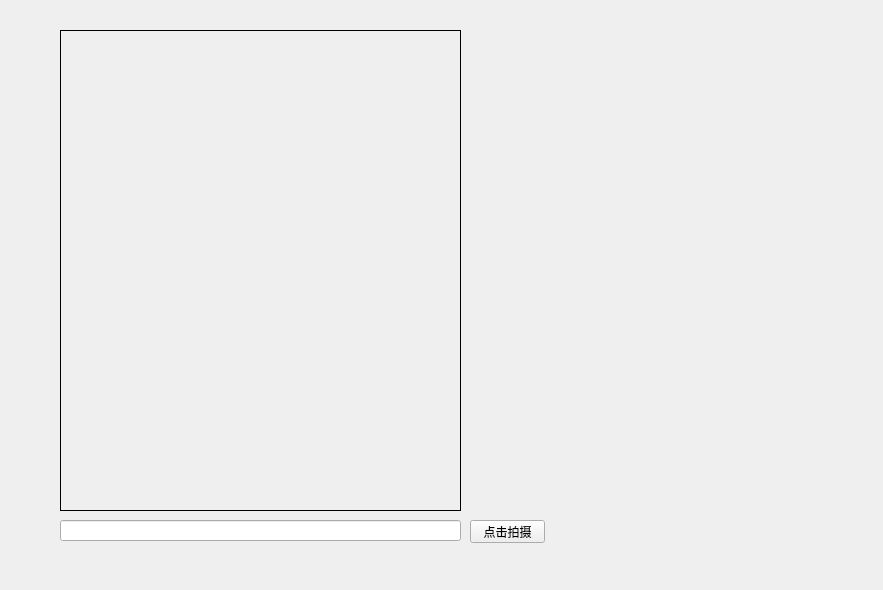
<?xml version="1.0" encoding="UTF-8"?>
<ui version="4.0">
 <class>Widget</class>
 <widget class="QWidget" name="Widget">
  <property name="geometry">
   <rect>
    <x>0</x>
    <y>0</y>
    <width>883</width>
    <height>590</height>
   </rect>
  </property>
  <property name="windowTitle">
   <string>Widget</string>
  </property>
  <widget class="QWidget" name="horizontalLayoutWidget">
   <property name="geometry">
    <rect>
     <x>490</x>
     <y>30</y>
     <width>341</width>
     <height>481</height>
    </rect>
   </property>
   <layout class="QHBoxLayout" name="horizontalLayout_2"/>
  </widget>
  <widget class="QLineEdit" name="lineEdit_ShowFileAddr">
   <property name="geometry">
    <rect>
     <x>60</x>
     <y>520</y>
     <width>401</width>
     <height>21</height>
    </rect>
   </property>
  </widget>
  <widget class="QLabel" name="label_ShowImage">
   <property name="geometry">
    <rect>
     <x>60</x>
     <y>30</y>
     <width>401</width>
     <height>481</height>
    </rect>
   </property>
   <property name="frameShape">
    <enum>QFrame::Panel</enum>
   </property>
   <property name="text">
    <string/>
   </property>
  </widget>
  <widget class="QPushButton" name="pushButton">
   <property name="geometry">
    <rect>
     <x>470</x>
     <y>520</y>
     <width>75</width>
     <height>23</height>
    </rect>
   </property>
   <property name="text">
    <string>点击拍摄</string>
   </property>
  </widget>
 </widget>
 <layoutdefault spacing="6" margin="11"/>
 <resources/>
 <connections/>
</ui>
